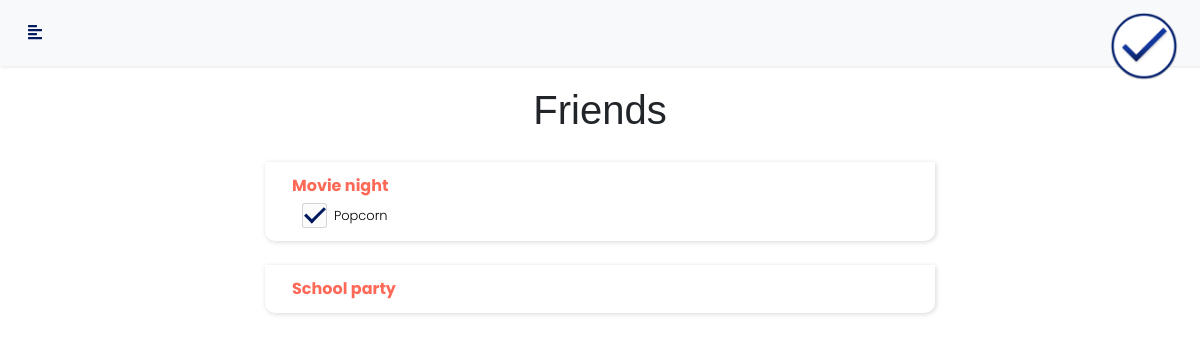
The page /c/Friends/ on the database its author committed.
### todo/models.py (models this page shows, shortened)
class Category(models.Model):
    category_name = models.CharField(max_length=32)
    color = models.CharField(max_length=7)
    def __str__(self):
        return self.category_name

class CheckList(models.Model):
    checklist_name = models.CharField(max_length=32)
    category = models.ForeignKey(Category, on_delete=models.CASCADE, default='')
    start_date = models.DateField(default=datetime.date.today)
    end_date = models.DateField(default=datetime.date.today)

class Item(models.Model):
    title = models.CharField(max_length=28)
    completed = models.BooleanField(default=False)
    checklist = models.ForeignKey(CheckList, on_delete=models.CASCADE)

### todo/views.py (the view)
# urls.py: path('c/<category_name>/', CheckListView.as_view(), name='checklist'),
class CheckListView(TemplateView):
    template_name = 'todo/checklist.html'
    def get_context_data(self, **kwargs):
        context = super().get_context_data(**kwargs)
        context['category'] = kwargs['category_name']
        context['checklists'] = models.CheckList.objects.filter(category__category_name__iexact=kwargs['category_name'])
        context['items'] = models.Item.objects.all()
        return context

### todo/context_processors.py (called while the page is built)
def foo(request):
    context = {'categories': models.Category.objects.all()}
    return context

### todo/templatetags/custon_tags.py (called while the page is built)
@register.filter
def is_checklist(items, checklist):
    return items.filter(checklist=checklist)

### templates/todo/checklist.html (shortened to what this page needs)
{% extends 'todo/template.html' %}
{% load custon_tags %}
{% load static %}
{% block content %}
    {% if checklists|length > 0 %}
        <div class="row d-flex flex-row justify-content-center nomargin" style="overflow: visible;">
        <div class="col-lg-7 col-md-8 col-xs-12 col-sm-12 maxwidth0">
            <div class="createwidths">
                <h1 align="center" style="padding: 8px">{{ category.title }}</h1>
            </div>
        </div>
        {% for checklist in checklists %}
            <div class="col-lg-7 col-md-8 col-xs-12 col-sm-12 maxwidth0">
                <div class="checklist createwidths">
                    <div class="checklistheader">
                        <p class="checklistcategorytext"
                           style="color: {{ checklist.category.color }};">{{ checklist.checklist_name }}</p>
                        <ul class="list-unstyled">
                            {% for item in items|is_checklist:checklist %}
                                <li class="list-items padding-5">
                                    <div class="checkboxFive">
                                        <label for="{{ item.title }}"
                                               style="margin-bottom: 1px; padding-left: 15px"></label>
                                        <p id="title"
                                           style="font-size: 13px; margin-left: 15px; color: black; display: inline;">{{ item.title }}</p>
                                    </div>
                                </li>
                            {% endfor %}
                        </ul>
                    </div>
                </div>
            </div>
        {% endfor %}
    {% else %}
        <h2 align="center">Category doesn't exist or there are no checklists</h2>
        <p align="center">add a checklist <a style="text-decoration: underline; color: -webkit-link"
                                             href="{% url 'todo:create' %}">here</a></p>
    {% endif %}
</div>
{% endblock %}

### static/css/sidebar.css (style rules this page uses)
p { font-family: 'Poppins', sans-serif; font-size: 1.1em; font-weight: 300; line-height: 1.7em; color: #999; }

### static/css/checklist.css (style rules this page uses)
.checklist { border-radius: 0 0 10px 10px; background-color: white; overflow: auto; margin: 12px auto; box-shadow: 1px 1px 5px rgba(0, 0, 0, 0.16); }
.maxwidth0 { max-width: 100% !important; }
.checklistcategorytext { padding-left: 15px; margin: 0; display: inline; font-weight: bold; font-size: 16px; color: #FFFF58; }
.checklistheader { min-height: 46px; overflow: auto; width: 100%; padding: 10px 12px; }
.checklist ul li { padding-left: 25px; font-size: 14px; font-weight: normal; line-height: 24px; }
.checklist ul { margin-bottom: 0; !important; }
@media (min-width: 768px) and (max-width: 1280px) { .checklist { width: 60fr; } }
@media (min-width: 768px) and (max-width: 1280px) { .createwidths { min-width: 240px; width: 100%; !important; } }

### static/css/style.css (style rules this page uses)
body { font-family: "Nirmala UI", 'helvetica'; !important; }
.nomargin { margin: 0; !important; }
.upperdiv h2, p { padding-top: 13px; }
.padding-5 { padding: 4px; }
.checkboxFive { width: 100%; position: relative; cursor: pointer; }
.checkboxFive label { cursor: pointer; position: absolute; width: 25px; height: 25px; top: 0; left: 0; background: #fcfcfc; border:1px solid rgba(0,0,0,0.16); border-radius: 3px; }
.checkboxFive label:after { opacity: 0; content: ''; position: absolute; width: 20px; height: 11px; background: transparent; top: 3px; left: 2px; border: 3px solid #001A60; border-top: none; border-right: none; transform: rotate(-45deg); }
.checkboxFive input[type=checkbox]:checked + label:after { opacity: 1; }

### rows shown on the page
Category: title "Friends"
CheckList: checklist_name "Movie night"
Item: title "Popcorn"
CheckList: checklist_name "School party"
